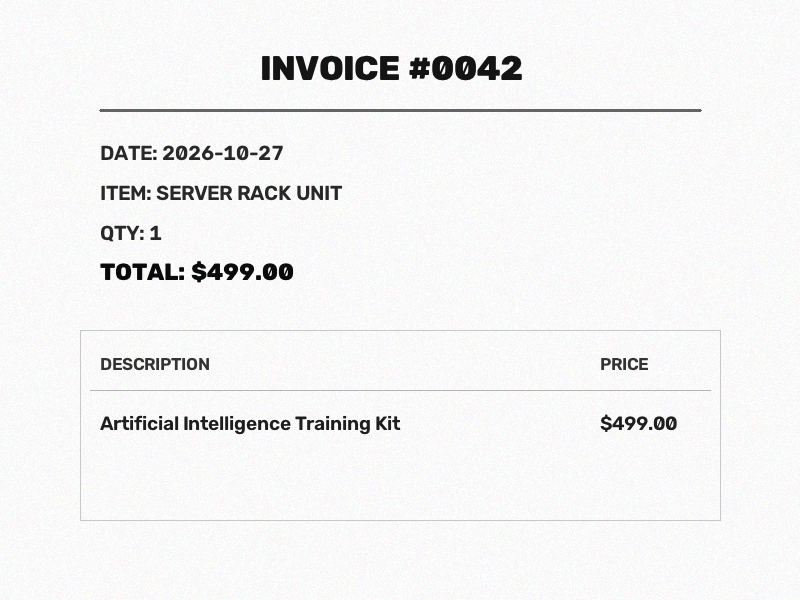
#> input picture Decodelabs-project4/project4_ai_recognition/sample_inputs/invoice_sample.png, 800 x 600 px
$ python -i preprocessing.py   (imports and definitions only)
#> lines starting #> are read from the running program, lines starting #| are printed output that depends on the picture; after the words box and inside, x2 and y2 are one past the last pixel; in counts of white or black regions, pixels touching at a corner belong together
"""
DecodeLabs Industrial Training Kit - Project 4 (Batch 2026)
Module: Systematic Image Pre-Processing (The Logic Skeleton)

This module implements the complete pre-processing pipeline for raw visual data:
Step 1: Grayscale Conversion (3D RGB matrix -> 1D intensity matrix)
Step 2: Gaussian Blur (Noise reduction and micro-imperfection smoothing)
Step 3: Deskewing (Rotation angle calculation to align tilted text lines)
Step 4: Adaptive & Otsu Thresholding (Binary decision logic: pixel >= cutoff -> 255 else 0)
"""

import cv2
import numpy as np

class ImagePreprocessor:
    def __init__(self):
        pass

    def to_grayscale(self, image: np.ndarray) -> np.ndarray:
        """
        Step 1: Grayscale Conversion
        Collapses 3D RGB/BGR matrix into 1D intensity matrix.
        Removes distracting chromatic noise.
        """
        if len(image.shape) == 2:
            return image
        return cv2.cvtColor(image, cv2.COLOR_BGR2GRAY)

    def apply_gaussian_blur(self, gray_image: np.ndarray, kernel_size: tuple = (5, 5)) -> np.ndarray:
        """
        Step 2: Gaussian Blur
        Smooths image matrix to eliminate high-frequency micro-imperfections.
        """
        return cv2.GaussianBlur(gray_image, kernel_size, 0)

    def estimate_deskew_angle(self, gray_image: np.ndarray) -> float:
        """
        Calculates rotation angle of tilted text to restore horizontal baseline.
        """
        # Threshold to invert image
        thresh = cv2.threshold(gray_image, 0, 255, cv2.THRESH_BINARY_INV + cv2.THRESH_OTSU)[1]
        coords = np.column_stack(np.where(thresh > 0))
        if len(coords) < 10:
            return 0.0
        angle = cv2.minAreaRect(coords)[-1]
        if angle < -45:
            angle = -(90 + angle)
        else:
            angle = -angle
        return angle

    def rotate_image(self, image: np.ndarray, angle: float) -> np.ndarray:
        """
        Rotates image by specified angle in degrees.
        """
        if abs(angle) < 0.1:
            return image
        (h, w) = image.shape[:2]
        center = (w // 2, h // 2)
        M = cv2.getRotationMatrix2D(center, angle, 1.0)
        rotated = cv2.warpAffine(image, M, (w, h), flags=cv2.INTER_CUBIC, borderMode=cv2.BORDER_REPLICATE)
        return rotated

    def apply_otsu_threshold(self, gray_image: np.ndarray) -> tuple[int, np.ndarray]:
        """
        Step 4: Otsu's Thresholding (Binary Decision)
        Calculates optimal threshold cutoff automatically minimizing intra-class variance.
        Math: IF pixel_intensity >= cutoff THEN 255 (White) ELSE 0 (Black)
        """
        cutoff, thresholded = cv2.threshold(gray_image, 0, 255, cv2.THRESH_BINARY + cv2.THRESH_OTSU)
        return int(cutoff), thresholded

    def apply_adaptive_threshold(self, gray_image: np.ndarray, block_size: int = 11, C: int = 2) -> np.ndarray:
        """
        Step 4 Alternative: Adaptive Thresholding
        Computes threshold for small regions of the image, robust against uneven lighting.
        """
        return cv2.adaptiveThreshold(
            gray_image, 255, cv2.ADAPTIVE_THRESH_GAUSSIAN_C, cv2.THRESH_BINARY, block_size, C
        )

    def run_pipeline(self, image: np.ndarray, enable_blur: bool = True, enable_deskew: bool = True, method: str = 'otsu') -> dict:
        """
        Executes full systematic pre-processing pipeline and returns intermediate state matrices.
        """
        results = {
            'original': image.copy()
        }

        # Step 1: Grayscale
        gray = self.to_grayscale(image)
        results['grayscale'] = gray

        # Step 2: Gaussian Blur
        if enable_blur:
            blurred = self.apply_gaussian_blur(gray)
        else:
            blurred = gray
        results['blurred'] = blurred

        # Step 3: Deskewing
        if enable_deskew:
            angle = self.estimate_deskew_angle(blurred)
            deskewed = self.rotate_image(blurred, angle)
            results['deskew_angle'] = angle
        else:
            deskewed = blurred
            results['deskew_angle'] = 0.0
        results['deskewed'] = deskewed

        # Step 4: Thresholding
        if method == 'otsu':
            cutoff, binary = self.apply_otsu_threshold(deskewed)
            results['threshold_cutoff'] = cutoff
            results['binary'] = binary
        else:
            binary = self.apply_adaptive_threshold(deskewed)
            results['threshold_cutoff'] = 'Adaptive Gaussian'
            results['binary'] = binary

        return results

>>> import cv2
>>> picture = cv2.imread('sample_inputs/invoice_sample.png')
#> picture is the input picture: shape (600, 800, 3); mean B, G, R 243.2, 243.2, 243.2
>>> result = ImagePreprocessor().run_pipeline(picture)
#> in estimate_deskew_angle, `thresh = cv2.threshold(gray_image, 0, 255, cv2.THRESH_BINARY_INV + cv2..`:
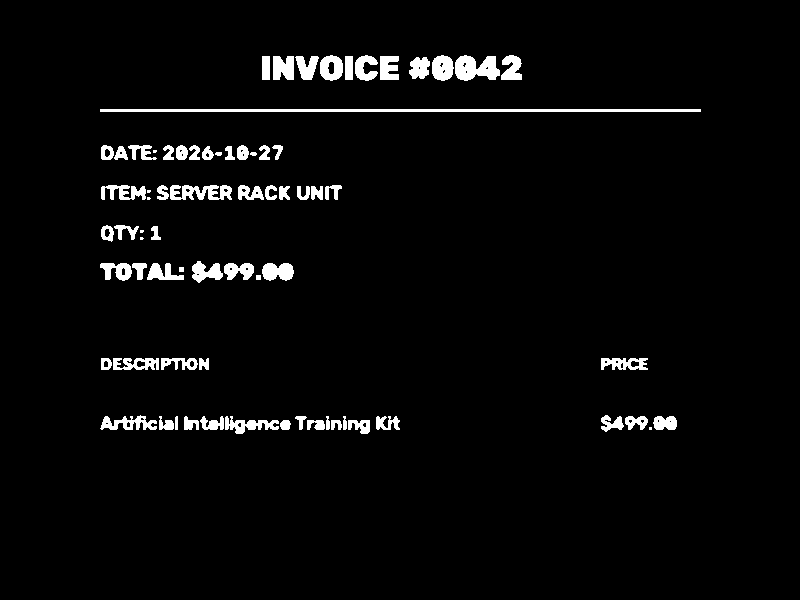
#> thresh: shape (600, 800); 3.5% white; 73 white regions (6 under 20 px), largest, box (x1, y1, x2, y2) and area: (100, 109, 701, 112) 1803, (455, 55, 500, 81) 817, (170, 185, 232, 200) 630
#> in estimate_deskew_angle, `coords = np.column_stack(np.where(thresh > 0))`: coords = 16614 pairs, first value 55 to 433, second value 100 to 700
#> in estimate_deskew_angle, `angle = cv2.minAreaRect(coords)[-1]`: angle = -90
#> in estimate_deskew_angle, `angle = -(90 + angle)`: angle = 0
#> in apply_otsu_threshold, `cutoff, thresholded = cv2.threshold(gray_image, 0, 255, cv2.THRESH_BIN..`: cutoff = 172
#> result = 7 items

$ run again, on Decodelabs-project4/project4_ai_recognition/sample_inputs/license_plate.png
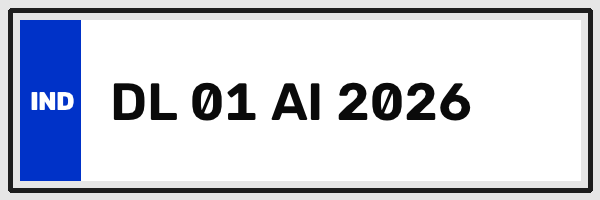
#> input picture Decodelabs-project4/project4_ai_recognition/sample_inputs/license_plate.png, 600 x 200 px
#> picture is the input picture: shape (200, 600, 3); mean B, G, R 219.7, 208.1, 204.3
#> in apply_gaussian_blur, `return cv2.GaussianBlur(gray_image, kernel_size, 0)`:
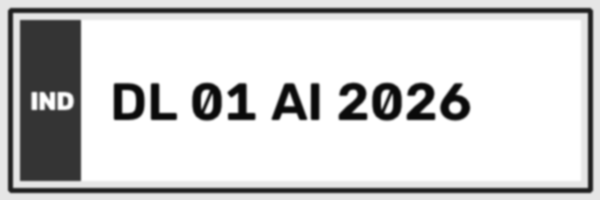
#> returned value: shape (200, 600); min 10, max 255, mean 208.3
#> in estimate_deskew_angle, `thresh = cv2.threshold(gray_image, 0, 255, cv2.THRESH_BINARY_INV + cv2..`:
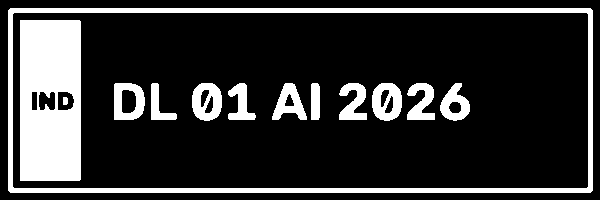
#> thresh: shape (200, 600); 19.2% white; 13 white regions, largest, box (x1, y1, x2, y2) and area: (20, 20, 81, 181) 9239, (8, 8, 593, 193) 7592, (192, 83, 222, 121) 793
#> coords = 23078 pairs, first value 8 to 192, second value 8 to 592
#> in estimate_deskew_angle, `angle = cv2.minAreaRect(coords)[-1]`: angle = -90
#> in estimate_deskew_angle, `angle = -(90 + angle)`: angle = 0
#> in apply_otsu_threshold, `cutoff, thresholded = cv2.threshold(gray_image, 0, 255, cv2.THRESH_BIN..`: cutoff = 149
#> result = 7 items
